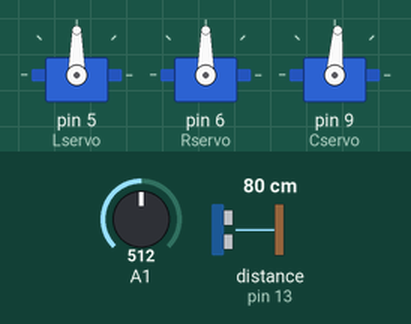
Bench run of a sketch on a simulated Arduino Nano, built with avr-gcc and run on an emulated ATmega328P. Parts: 3 × servo. The inputs (shaded band) are chosen by the test bench; at power-on: distance to the obstacle (sensor on pin 13) 80 cm, A1 = 512. The echo pulse lasts 58.3 µs per cm.

Above: at 0.1 s.
At 3.2 s:
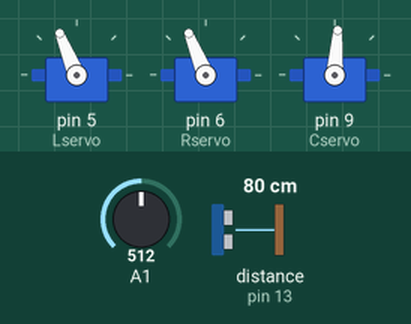
3.3 s: distance to the obstacle (sensor on pin 13) set to 18 cm
4.8 s: distance to the obstacle (sensor on pin 13) set to 14 cm
At 5.8 s:
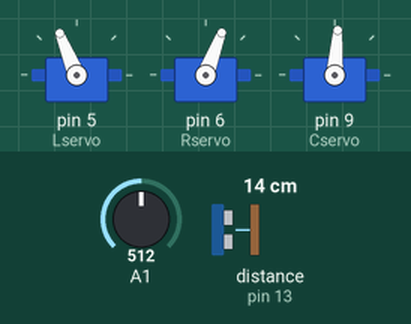
Timing chart, 0 to 7.8 s (numbered marks = the images above; inputs shaded):
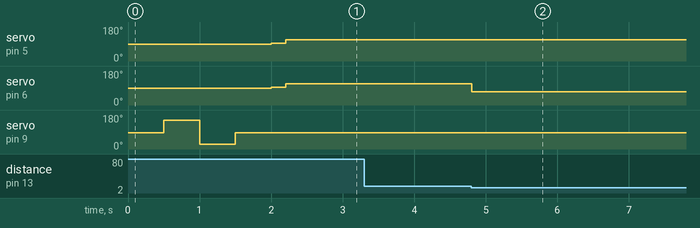

The sketch:

SumoB.ino
```cpp
/*
SumoB
Adrie Huesman
26 January 2022

Hardware
Arduino Nano Atmega328
Arduino Nano sensor I/O shield v3.0
4 Alkaline batteries so 6 volts
2 SG90 continous or 360 degrees servos
Wheel for Standard Servo 25T-40×7mm 2-Pack Pololu 4905
Ball Caster with 3/4″ Plastic Ball Pololu 954
QTR-3A Reflectance Sensor Array Pololu 2456
Powerboard, own design based on 5V Step-Up/Step-Down Voltage Regulator S7V7F5 Pololu 2119
SG90 270 degrees servo and ultrasonic distance sensor HC-SR04
Chassis, own design 4mm aviation plywood 13 by 8 cm (two levels)

Software

I/O
D0 -- Reserved UART Rx
D1 -- Reserved UART Tx
D2 --
D3 --
D4 --
D5 Continuous servo left
D6 Continuous servo right
D7 --
D8 --
D9 270 degrees servo
D10 --
D11 --
D12 HC-SR04 Trig
D13 HC-SR04 Echo
A0 Sensor array left
A1 Sensor array center
A2 Sensor array right
A3 --
A4 -– Reserved I2C SDA
A5 -- Reserved I2C SDL
A6 --
A7 --

Other
SensorValues when all black 900 - 924, say 900
SensorValues when all white 488 - 579, say 600

Same RPMs achieved when:
Forward Lspeed 200 Rspeed 240
Backward Lspeed -250 Rspeed -200
Left turn Lspeed -200 Rspeed 200
Right turn Lspeed 200 Rspeed -200
 */

// Declare variables
int sensorValueL;     // variable to store the value coming from the left sensor
int sensorValueC;     // variable to store the value coming from the center sensor
int sensorValueR;     // variable to store the value coming from the right sensor
int Avspeed = 200;    // Average speed (200)
enum state
{
  INI,
  TAM,
  PSH,
  BCK
};
state Robotstate = INI;
float Mdistance;
float Mlimit = 15.0;

#include <Servo.h>
#include <HCSR04.h>
Servo Lservo;
Servo Rservo;
Servo Cservo;

// Initialize sensor that uses digital pins 12 and 13
const byte triggerPin = 12;
const byte echoPin = 13;
UltraSonicDistanceSensor distanceSensor(triggerPin, echoPin);

// Set speed of left motor, -500 < speed < 500
void Lspeed(int speed)
{
  Lservo.writeMicroseconds(speed + 1500);
}

// Set speed of right motor, -500 < speed < 500
void Rspeed(int speed)
{
  Rservo.writeMicroseconds(1500 - speed);
}

void setup()
{
  Serial.begin(9600);   // set up Serial library at 9600 bps
  Lservo.attach(5);
  Rservo.attach(6);
  Cservo.attach(9);
  Cservo.writeMicroseconds(1430);   // set HC-SR04 at 90 degrees
  delay(500);
  Cservo.writeMicroseconds(2110);   // set HC-SR04 at 0 degrees
  delay(500);
  Cservo.writeMicroseconds(790);   // set HC-SR04 at 180 degrees
  delay(500);
  Cservo.writeMicroseconds(1430);   // set HC-SR04 at 90 degrees
  delay(500);
}

void loop()
{
  switch(Robotstate)

  {
    case INI:
    Lspeed(0);
    Rspeed(0);
    delay(100);
    Mdistance = distanceSensor.measureDistanceCm();
    delay(100);
    Robotstate = TAM;
    break;

    case TAM:
    Lspeed(200);
    Rspeed(-200);
    Mdistance = distanceSensor.measureDistanceCm();
    while (Mdistance > Mlimit)
    {
      Mdistance = distanceSensor.measureDistanceCm();
      // delay(10);
    }
    Lspeed(0);
    Rspeed(0);
    Robotstate = PSH;
    break;

    case PSH:
    Lspeed(200);
    Rspeed(240);
    sensorValueC = analogRead(A1);
    while (sensorValueC < 800)
    {
      sensorValueC = analogRead(A1);
      delay(10);
    }
    delay(200); // to push the object really outside the circle
    Lspeed(0);
    Rspeed(0);
    Robotstate = BCK;
    break;

    case BCK:
    Lspeed(-250);
    Rspeed(-200);
    delay(1200); // to return to the center of the cirle
    Lspeed(0);
    Rspeed(0);
    Robotstate = TAM;
    break;
  }
}
```

Measured:
- the behaviour switches between 16 and 15 cm on distance to the obstacle (sensor on pin 13) (found by bisection; images 1 and 2)
- after the input at 3.3 s, every drawn part: stays the same
- after the input at 4.8 s, servo on pin 6 (Rservo): 112° → 69° at once
